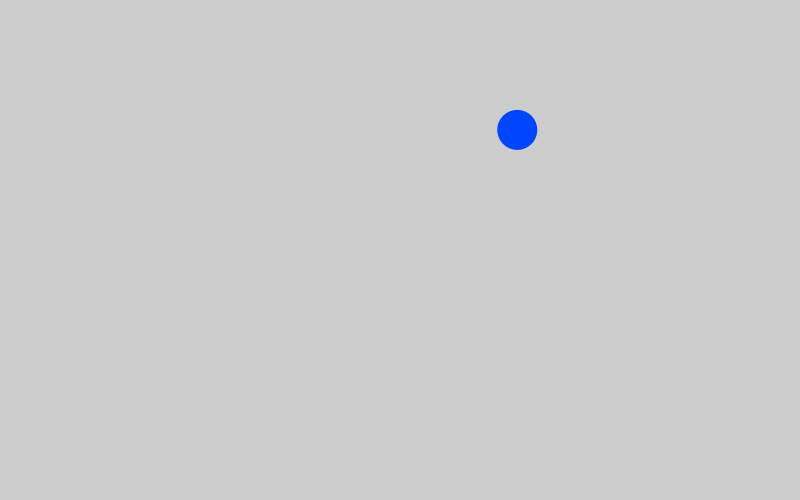
Frame 1 (no input)
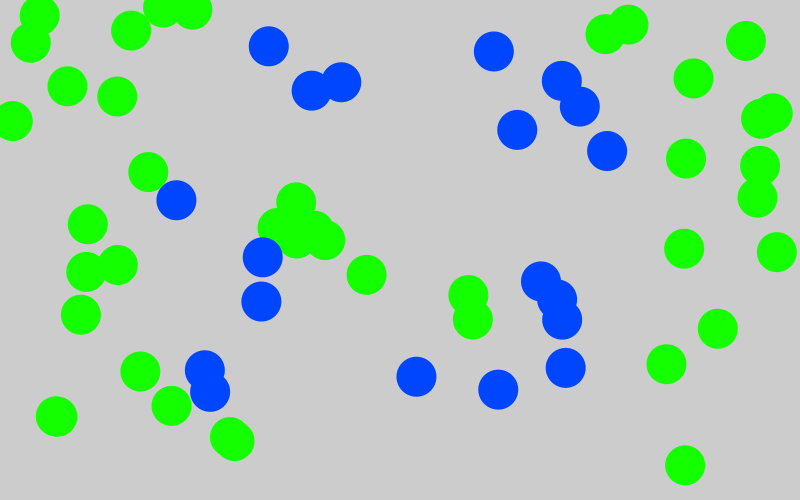
Frame 60 (the mouse pressed at the canvas centre just before this capture)
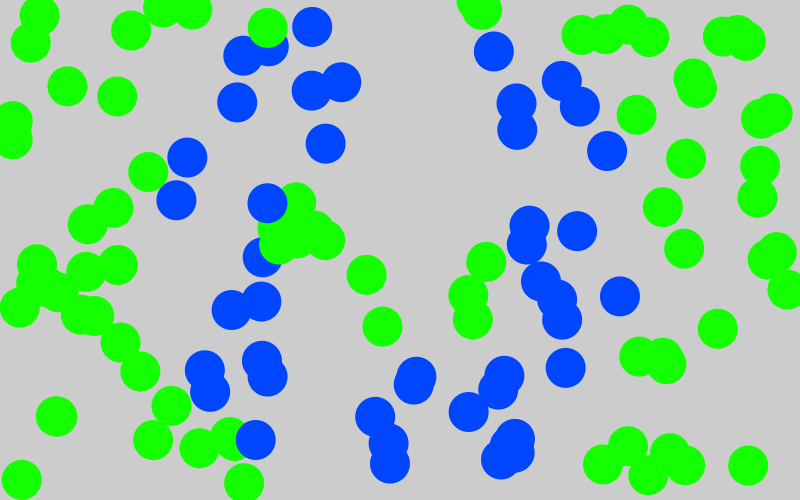
Frame 120 (the mouse held since frame 60 and released just before this capture)

The Processing sketch that drew these frames (run headless with seeded random() and noise(); from frame 60 on, the mouse is pressed at the canvas centre):

// Processing sketch: Shape_B_Double_Circle
// ── Shape_B_Double_Circle.pde
float drawingCircleDiameter;
float circleBoundary1Diameter;
float circleBoundary2Diameter;

float circleX;
float circleY;


float midPointAnchor;

void setup()
{
  size(800,500);
  smooth();
  
  midPointAnchor = width/2;

}


void draw()
{
  determineRandomCoordinate();
  determineCircleColor();
  drawCircle();

}


void determineRandomCoordinate()
{
  
  circleX = random(0, width);
  circleY = random(0, height);

}

void determineCircleColor()
{
  circleBoundary1Diameter = 125;
  circleBoundary2Diameter = 250;
  
  float distanceToCenterPoint = dist(circleX, circleY, width/2, height/2);

  // determine boundaries, and color
  if (distanceToCenterPoint >= circleBoundary1Diameter && distanceToCenterPoint <= circleBoundary2Diameter)
      {
        fill(0, 70, 255); //blue
      
      } else 
        {
          fill(20, 255, 0); // green

        }
}        

void drawCircle()
{
  
 
  float drawingCircleDiameter = 40;
  
  noStroke();
  ellipseMode(CENTER);
  ellipse(circleX, circleY, drawingCircleDiameter, drawingCircleDiameter);
  

}
